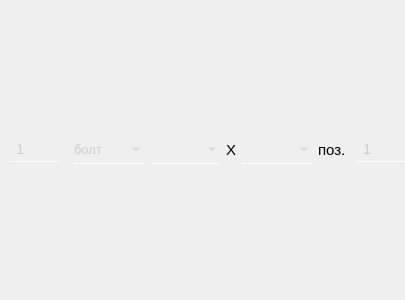
<?xml version="1.0" encoding="UTF-8"?>
<ui version="4.0">
 <class>WidgetBolts</class>
 <widget class="QWidget" name="WidgetBolts">
  <property name="geometry">
   <rect>
    <x>0</x>
    <y>0</y>
    <width>405</width>
    <height>300</height>
   </rect>
  </property>
  <property name="windowTitle">
   <string>Form</string>
  </property>
  <layout class="QHBoxLayout" name="horizontalLayout">
   <property name="leftMargin">
    <number>0</number>
   </property>
   <property name="topMargin">
    <number>0</number>
   </property>
   <property name="rightMargin">
    <number>0</number>
   </property>
   <property name="bottomMargin">
    <number>0</number>
   </property>
   <item alignment="Qt::AlignmentFlag::AlignHCenter">
    <widget class="QSpinBox" name="spinBox_count">
     <property name="sizePolicy">
      <sizepolicy hsizetype="Fixed" vsizetype="Fixed">
       <horstretch>0</horstretch>
       <verstretch>0</verstretch>
      </sizepolicy>
     </property>
     <property name="font">
      <font>
       <pointsize>11</pointsize>
      </font>
     </property>
     <property name="styleSheet">
      <string notr="true">QSpinBox {
	padding: 2 5 2 5;	
	border: none;
	border-bottom: 1px solid white;
	border-radius: 1px;
	background: rgba(255, 255, 255, 0);
	transition: color 0.3s ease;
	transition: border-bottom 0.4s ease;
	color: rgb(204, 204, 204);
	font-size: 11pt
}

QSpinBox:disabled {
	color: rgb(120, 106, 107);
	background: rgba(255, 255, 255, 20);
}

QSpinBox:hover {
	color: rgb(255, 255, 255)
}

QSpinBox:pressed {
	border-bottom: 1px solid white;
}
</string>
     </property>
     <property name="minimum">
      <number>1</number>
     </property>
    </widget>
   </item>
   <item alignment="Qt::AlignmentFlag::AlignHCenter">
    <widget class="QComboBox" name="comboBox_type">
     <property name="sizePolicy">
      <sizepolicy hsizetype="Fixed" vsizetype="Fixed">
       <horstretch>0</horstretch>
       <verstretch>0</verstretch>
      </sizepolicy>
     </property>
     <property name="minimumSize">
      <size>
       <width>60</width>
       <height>0</height>
      </size>
     </property>
     <property name="font">
      <font>
       <pointsize>10</pointsize>
      </font>
     </property>
     <property name="styleSheet">
      <string notr="true">QComboBox {
	padding: 5, 5, 5, 5;
	border: none;
	border-bottom: 1px solid white;
	background: rgba(255, 255, 255, 0);
	transition: color 0.3s ease;
	transition: border-bottom 0.4s ease;
	color: rgb(204, 204, 204);
	font-size: 10pt;
}
QComboBox:hover {
   color: rgb(167, 167, 167);
}

QComboBox::item {
	background: rgb(67, 67, 67);
	border-radius: none;
}

QComboBox QAbstractItemView {
	border-radius: none;
    background: qlineargradient(spread:pad, x1:0, y1:0, x2:1, y2:0, stop:0 rgb(58, 58, 58), stop:1 rgb(88, 88, 88));
	selection-border-radius: none;
	selection-border: none;
	border: none;
	border-radius: 0;
	outline: none;
}
QComboBox QAbstractItemView::item {
    min-height: 15px;
	width: 15px;
	border: none;
	border-radius: none;
}
QComboBox QAbstractItemView::item:hover {
	color:rgb(173, 173, 173);
	border-bottom: 1px solid white;
}

</string>
     </property>
     <item>
      <property name="text">
       <string>болт</string>
      </property>
     </item>
     <item>
      <property name="text">
       <string>шпильку</string>
      </property>
     </item>
     <item>
      <property name="text">
       <string>винт</string>
      </property>
     </item>
     <item>
      <property name="text">
       <string>гайку</string>
      </property>
     </item>
    </widget>
   </item>
   <item alignment="Qt::AlignmentFlag::AlignHCenter">
    <widget class="QComboBox" name="comboBox_rezba">
     <property name="sizePolicy">
      <sizepolicy hsizetype="Fixed" vsizetype="Fixed">
       <horstretch>0</horstretch>
       <verstretch>0</verstretch>
      </sizepolicy>
     </property>
     <property name="minimumSize">
      <size>
       <width>70</width>
       <height>0</height>
      </size>
     </property>
     <property name="font">
      <font>
       <pointsize>10</pointsize>
      </font>
     </property>
     <property name="styleSheet">
      <string notr="true">QComboBox {
	padding: 5, 5, 5, 5;
	border: none;
	border-bottom: 1px solid white;
	background: rgba(255, 255, 255, 0);
	transition: color 0.3s ease;
	transition: border-bottom 0.4s ease;
	color: rgb(204, 204, 204);
	font-size: 10pt;
}
QComboBox:hover {
   color: rgb(167, 167, 167);
}

QComboBox::item {
	background: rgb(67, 67, 67);
	border-radius: none;
}

QComboBox QAbstractItemView {
	border-radius: none;
    background: qlineargradient(spread:pad, x1:0, y1:0, x2:1, y2:0, stop:0 rgb(58, 58, 58), stop:1 rgb(88, 88, 88));
	selection-border-radius: none;
	selection-border: none;
	border: none;
	border-radius: 0;
	outline: none;
}
QComboBox QAbstractItemView::item {
    min-height: 15px;
	width: 15px;
	border: none;
	border-radius: none;
}
QComboBox QAbstractItemView::item:hover {
	color:rgb(173, 173, 173);
	border-bottom: 1px solid white;
}

</string>
     </property>
    </widget>
   </item>
   <item>
    <widget class="QLabel" name="label">
     <property name="sizePolicy">
      <sizepolicy hsizetype="Fixed" vsizetype="Preferred">
       <horstretch>0</horstretch>
       <verstretch>0</verstretch>
      </sizepolicy>
     </property>
     <property name="font">
      <font>
       <pointsize>11</pointsize>
      </font>
     </property>
     <property name="styleSheet">
      <string notr="true">background: none;</string>
     </property>
     <property name="text">
      <string>Х</string>
     </property>
    </widget>
   </item>
   <item alignment="Qt::AlignmentFlag::AlignHCenter">
    <widget class="QComboBox" name="comboBox_s">
     <property name="sizePolicy">
      <sizepolicy hsizetype="Fixed" vsizetype="Fixed">
       <horstretch>0</horstretch>
       <verstretch>0</verstretch>
      </sizepolicy>
     </property>
     <property name="minimumSize">
      <size>
       <width>70</width>
       <height>0</height>
      </size>
     </property>
     <property name="font">
      <font>
       <pointsize>10</pointsize>
      </font>
     </property>
     <property name="styleSheet">
      <string notr="true">QComboBox {
	padding: 5, 5, 5, 5;
	border: none;
	border-bottom: 1px solid white;
	background: rgba(255, 255, 255, 0);
	transition: color 0.3s ease;
	transition: border-bottom 0.4s ease;
	color: rgb(204, 204, 204);
	font-size: 10pt;
}
QComboBox:hover {
   color: rgb(167, 167, 167);
}

QComboBox::item {
	background: rgb(67, 67, 67);
	border-radius: none;
}

QComboBox QAbstractItemView {
	border-radius: none;
    background: qlineargradient(spread:pad, x1:0, y1:0, x2:1, y2:0, stop:0 rgb(58, 58, 58), stop:1 rgb(88, 88, 88));
	selection-border-radius: none;
	selection-border: none;
	border: none;
	border-radius: 0;
	outline: none;
}
QComboBox QAbstractItemView::item {
    min-height: 15px;
	width: 15px;
	border: none;
	border-radius: none;
}
QComboBox QAbstractItemView::item:hover {
	color:rgb(173, 173, 173);
	border-bottom: 1px solid white;
}

</string>
     </property>
    </widget>
   </item>
   <item>
    <widget class="QLabel" name="label_2">
     <property name="sizePolicy">
      <sizepolicy hsizetype="Fixed" vsizetype="Preferred">
       <horstretch>0</horstretch>
       <verstretch>0</verstretch>
      </sizepolicy>
     </property>
     <property name="font">
      <font>
       <pointsize>11</pointsize>
      </font>
     </property>
     <property name="styleSheet">
      <string notr="true">background: none;</string>
     </property>
     <property name="text">
      <string>поз. </string>
     </property>
    </widget>
   </item>
   <item>
    <widget class="QSpinBox" name="spinBox_position">
     <property name="sizePolicy">
      <sizepolicy hsizetype="Fixed" vsizetype="Fixed">
       <horstretch>0</horstretch>
       <verstretch>0</verstretch>
      </sizepolicy>
     </property>
     <property name="font">
      <font>
       <pointsize>11</pointsize>
      </font>
     </property>
     <property name="styleSheet">
      <string notr="true">QSpinBox {
	padding: 2 5 2 5;	
	border: none;
	border-bottom: 1px solid white;
	border-radius: 1px;
	background: rgba(255, 255, 255, 0);
	transition: color 0.3s ease;
	transition: border-bottom 0.4s ease;
	color: rgb(204, 204, 204);
	font-size: 11pt
}

QSpinBox:disabled {
	color: rgb(120, 106, 107);
	background: rgba(255, 255, 255, 20);
}

QSpinBox:hover {
	color: rgb(255, 255, 255)
}

QSpinBox:pressed {
	border-bottom: 1px solid white;
}
</string>
     </property>
     <property name="minimum">
      <number>1</number>
     </property>
    </widget>
   </item>
  </layout>
 </widget>
 <resources/>
 <connections/>
</ui>
